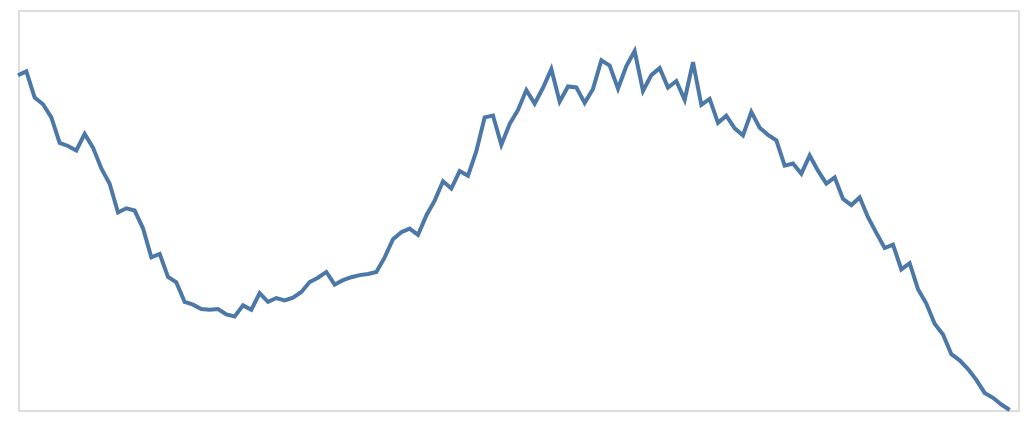

Notebook code for this chart:
### Code cell
plot(0, "line", "data")

### Figure 1 — Vega-Lite specification as saved in the notebook (floating-point values rounded to 4 significant figures)
{"config": {"view": {"continuousWidth": 300, "continuousHeight": 300}}, "data": {"name": "data-ee12d22e34143eecaf2cb7aeb33ca16f"}, "mark": {"type": "line"}, "encoding": {"x": {"axis": null, "field": "x", "type": "quantitative"}, "y": {"axis": null, "field": "y", "scale": {"domain": [0, 1]}, "type": "quantitative"}}, "height": 200, "width": 500, "$schema": "https://vega.github.io/schema/vega-lite/v6.1.0.json", "datasets": {"data-ee12d22e34143eecaf2cb7aeb33ca16f": [{"x": 0, "y": 0.8367}, {"x": 1, "y": 0.8467}, {"x": 2, "y": 0.7812}, {"x": 3, "y": 0.7643}, {"x": 4, "y": 0.7316}, {"x": 5, "y": 0.6676}, {"x": 6, "y": 0.6601}, {"x": 7, "y": 0.6488}, {"x": 8, "y": 0.6902}, {"x": 9, "y": 0.656}, {"x": 10, "y": 0.604}, {"x": 11, "y": 0.5655}, {"x": 12, "y": 0.4938}, {"x": 13, "y": 0.5042}, {"x": 14, "y": 0.4987}, {"x": 15, "y": 0.4542}, {"x": 16, "y": 0.3819}, {"x": 17, "y": 0.3901}, {"x": 18, "y": 0.3324}, {"x": 19, "y": 0.3191}, {"x": 20, "y": 0.2702}, {"x": 21, "y": 0.2634}, {"x": 22, "y": 0.2523}, {"x": 23, "y": 0.2506}, {"x": 24, "y": 0.2524}, {"x": 25, "y": 0.2389}, {"x": 26, "y": 0.2339}, {"x": 27, "y": 0.2615}, {"x": 28, "y": 0.2506}, {"x": 29, "y": 0.292}, {"x": 30, "y": 0.2706}, {"x": 31, "y": 0.28}, {"x": 32, "y": 0.2741}, {"x": 33, "y": 0.2809}, {"x": 34, "y": 0.2949}, {"x": 35, "y": 0.3198}, {"x": 36, "y": 0.3307}, {"x": 37, "y": 0.3451}, {"x": 38, "y": 0.3134}, {"x": 39, "y": 0.3246}, {"x": 40, "y": 0.332}, {"x": 41, "y": 0.3372}, {"x": 42, "y": 0.3402}, {"x": 43, "y": 0.3449}, {"x": 44, "y": 0.3816}, {"x": 45, "y": 0.427}, {"x": 46, "y": 0.4443}, {"x": 47, "y": 0.4534}, {"x": 48, "y": 0.4377}, {"x": 49, "y": 0.4864}, {"x": 50, "y": 0.5234}, {"x": 51, "y": 0.5717}, {"x": 52, "y": 0.5537}, {"x": 53, "y": 0.5973}, {"x": 54, "y": 0.5856}, {"x": 55, "y": 0.647}, {"x": 56, "y": 0.7316}, {"x": 57, "y": 0.7362}, {"x": 58, "y": 0.6628}, {"x": 59, "y": 0.7152}, {"x": 60, "y": 0.7501}, {"x": 61, "y": 0.7998}, {"x": 62, "y": 0.766}, {"x": 63, "y": 0.8056}, {"x": 64, "y": 0.8521}, {"x": 65, "y": 0.7709}, {"x": 66, "y": 0.8088}, {"x": 67, "y": 0.8065}, {"x": 68, "y": 0.7679}, {"x": 69, "y": 0.8027}, {"x": 70, "y": 0.8741}, {"x": 71, "y": 0.8611}, {"x": 72, "y": 0.8036}, {"x": 73, "y": 0.8598}, {"x": 74, "y": 0.8974}, {"x": 75, "y": 0.7976}, {"x": 76, "y": 0.8372}, {"x": 77, "y": 0.8547}, {"x": 78, "y": 0.8062}, {"x": 79, "y": 0.8224}, {"x": 80, "y": 0.7755}, {"x": 81, "y": 0.8697}, {"x": 82, "y": 0.763}, {"x": 83, "y": 0.7778}, {"x": 84, "y": 0.7179}, {"x": 85, "y": 0.7356}, {"x": 86, "y": 0.7041}, {"x": 87, "y": 0.6867}, {"x": 88, "y": 0.7453}, {"x": 89, "y": 0.7056}, {"x": 90, "y": 0.688}, {"x": 91, "y": 0.6743}, {"x": 92, "y": 0.6108}, {"x": 93, "y": 0.6162}, {"x": 94, "y": 0.5908}, {"x": 95, "y": 0.6363}, {"x": 96, "y": 0.5983}, {"x": 97, "y": 0.5658}, {"x": 98, "y": 0.5816}, {"x": 99, "y": 0.5276}, {"x": 100, "y": 0.5123}, {"x": 101, "y": 0.5314}, {"x": 102, "y": 0.482}, {"x": 103, "y": 0.4427}, {"x": 104, "y": 0.4049}, {"x": 105, "y": 0.4136}, {"x": 106, "y": 0.3515}, {"x": 107, "y": 0.367}, {"x": 108, "y": 0.302}, {"x": 109, "y": 0.2662}, {"x": 110, "y": 0.2156}, {"x": 111, "y": 0.189}, {"x": 112, "y": 0.1396}, {"x": 113, "y": 0.1242}, {"x": 114, "y": 0.1024}, {"x": 115, "y": 0.07548}, {"x": 116, "y": 0.04275}, {"x": 117, "y": 0.03054}, {"x": 118, "y": 0.01365}, {"x": 119, "y": 0.0}]}}
